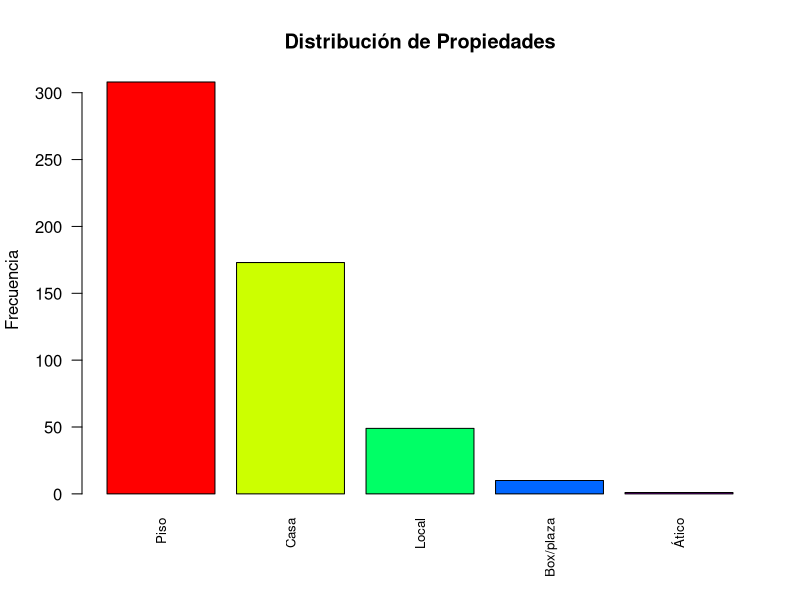
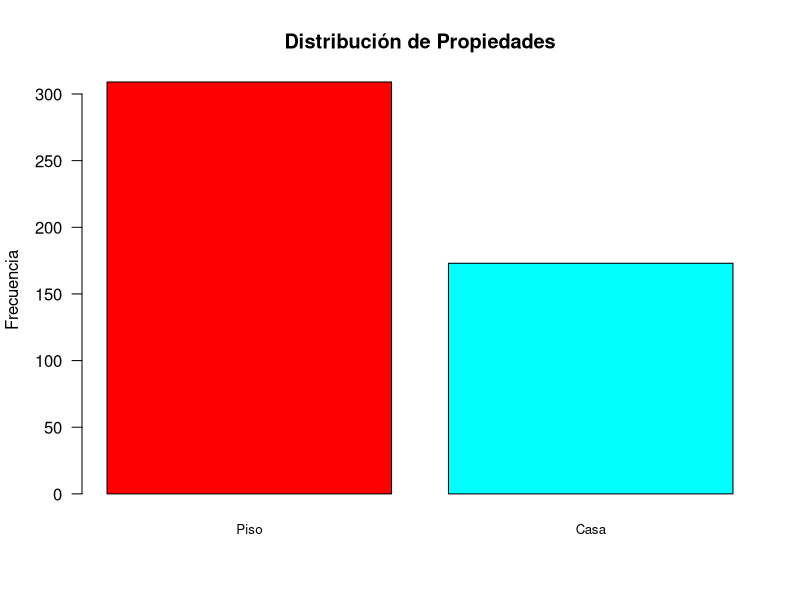
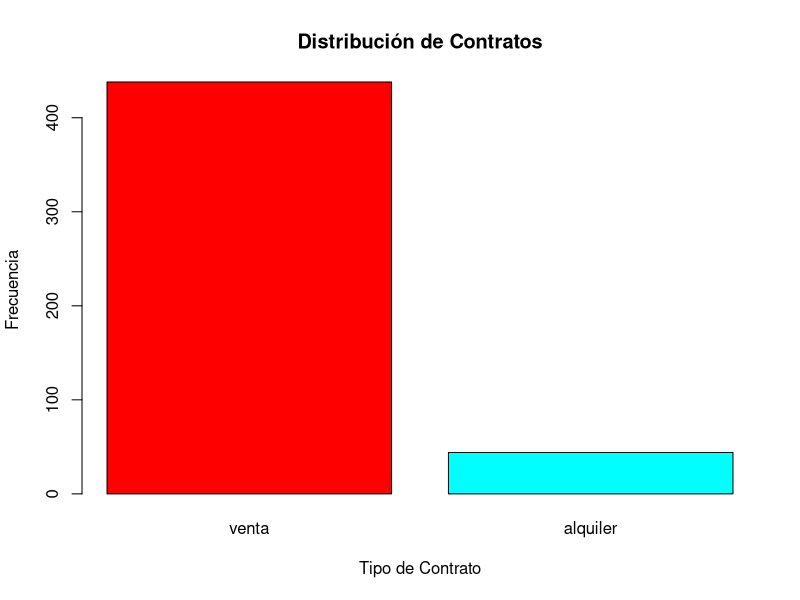
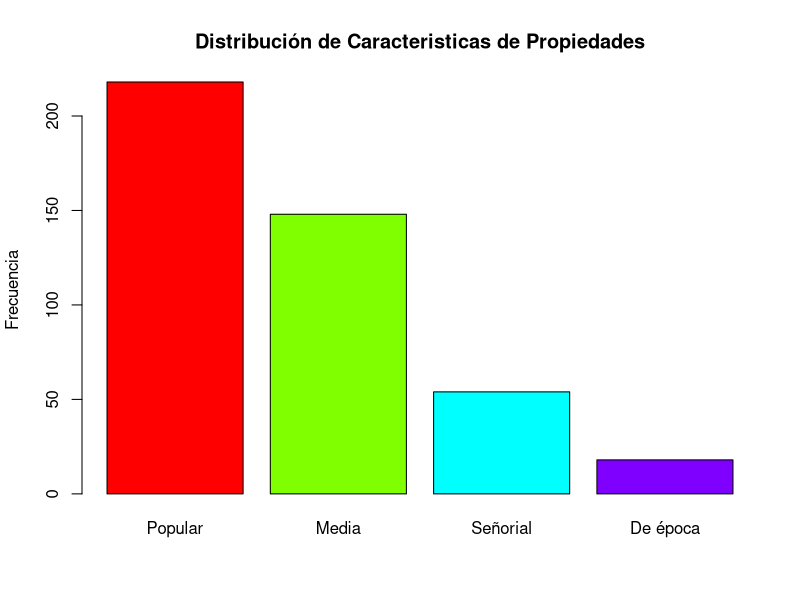
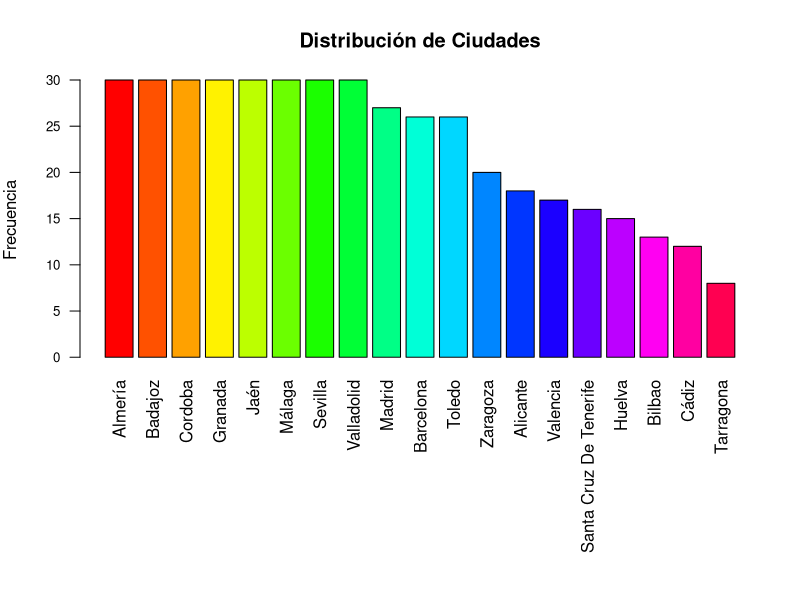
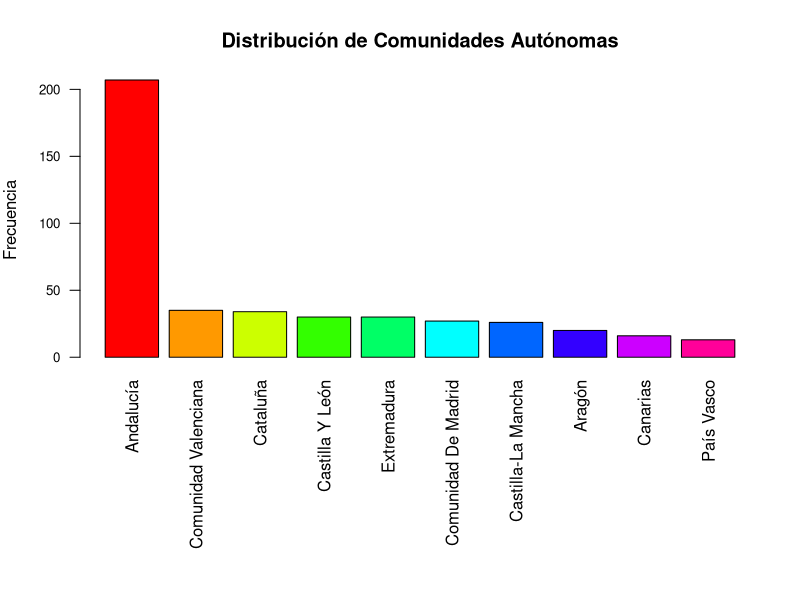
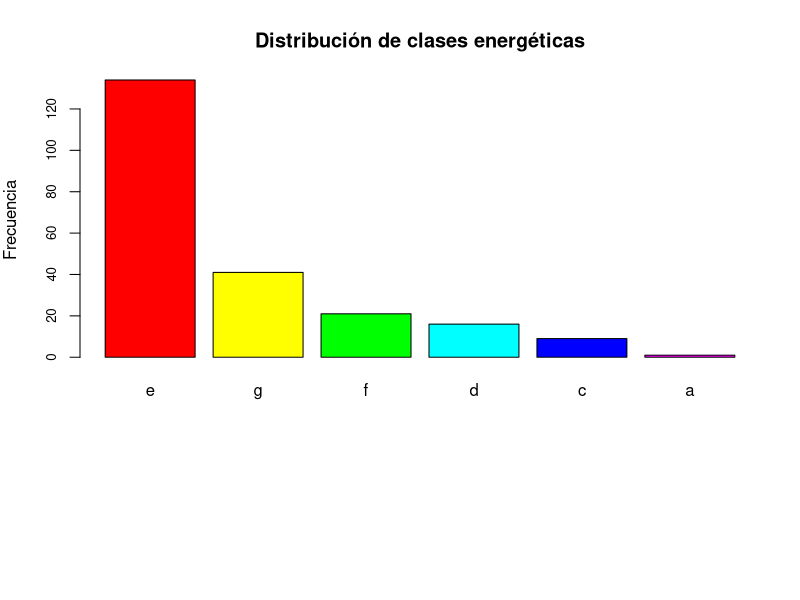
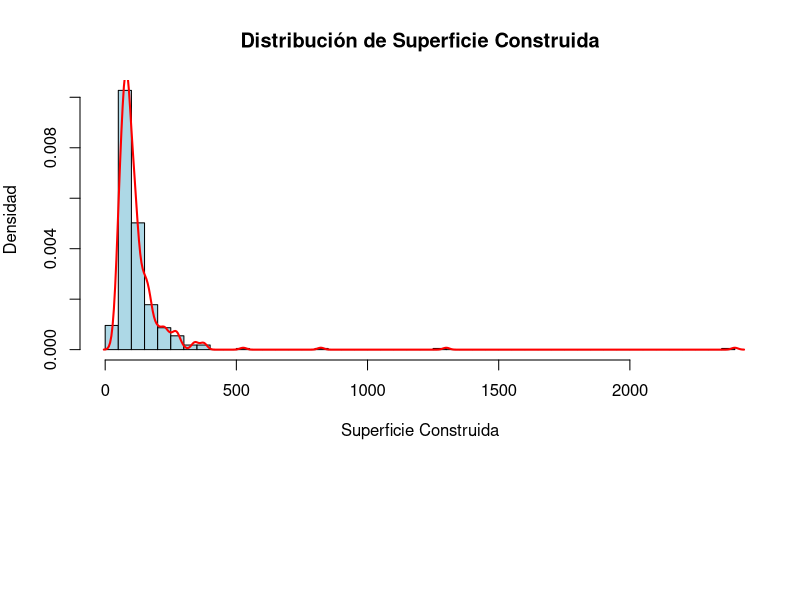

Write R code to recreate these figures, in order.
## ---- chunk 1
library(stringr)
library(skimr)
library(dplyr)
library(ggplot2)
library(fastDummies)
library(randomForest)
library(car)
library(cluster)
library(FNN)
library(dbscan)
## ---- chunk 2
properties_spain <- read.csv("../properties_Spain.csv")
## ---- chunk 3
summary(properties_spain)
## ---- chunk 4
nrow(unique(properties_spain))
## ---- chunk 5
properties_spain$Bathrooms <- as.factor(str_extract(properties_spain$Bathrooms, "\\d+"))
properties_spain$Bedrooms <- as.factor(str_extract(properties_spain$Bedrooms, "\\d+"))
properties_spain$Energy_Consumption <- as.numeric(str_extract(properties_spain$Energy_Consumption, "\\d+"))
properties_spain$Publish_date <- as.Date(properties_spain$Publish_date)
## ---- chunk 6
Property <- sapply(properties_spain$title, function(x) strsplit(x, " ")[[1]][1])
properties_spain$Property <- as.data.frame(Property)
## ---- chunk 7
properties_spain <- subset(properties_spain, select = -c(item, url, title))
## ---- chunk 8
properties_spain <- as.data.frame(lapply(properties_spain, function(x) {
  x[x == ""] <- NA
  return(x)
}))
## ---- chunk 9
skim(properties_spain)
## ---- chunk 10
frecuencias <- sort(table(properties_spain$Property), decreasing = TRUE)
frecuencias
## ---- chunk 11
colores <- rainbow(length(frecuencias))

barplot(frecuencias, 
        main = "Distribución de Propiedades", 
        ylab = "Frecuencia", 
        col = colores,
        las = 2,       
        cex.names = 0.8)

## ---- chunk 12
properties_spain <- properties_spain %>%
                      mutate(Property = ifelse(Property == "Ático", "Piso", Property))
properties_spain <- properties_spain[properties_spain$Property != "Local" & properties_spain$Property != "Box/plaza",]
## ---- chunk 13
frecuencias <- sort(table(properties_spain$Property), decreasing = TRUE)
frecuencias
## ---- chunk 14
colores <- rainbow(length(frecuencias))

barplot(frecuencias, 
        main = "Distribución de Propiedades", 
        ylab = "Frecuencia", 
        col = colores,
        las = 1,       
        cex.names = 0.8)

## ---- chunk 15
properties_spain$Property <- as.factor(properties_spain$Property)
## ---- chunk 16
frecuencias <- sort(table(properties_spain$Contrat), decreasing = TRUE)
frecuencias
## ---- chunk 17
colores <- rainbow(length(frecuencias))

barplot(frecuencias, 
        main = "Distribución de Contratos", 
        xlab = "Tipo de Contrato", 
        ylab = "Frecuencia", 
        col = colores
        )

## ---- chunk 18
properties_spain_sell <- subset(properties_spain[properties_spain$Contrat == "venta",], select = -c(Contrat))
properties_spain_rent <- subset(properties_spain[properties_spain$Contrat == "alquiler",], select = -c(Contrat))
## ---- chunk 19
frecuencias <- sort(table(properties_spain_sell$Property_Type), decreasing = TRUE)
frecuencias
## ---- chunk 20
colores <- rainbow(length(frecuencias))

barplot(frecuencias, 
        main = "Distribución de Caracteristicas de Propiedades",
        ylab = "Frecuencia", 
        col = colores
        )

## ---- chunk 21
frecuencias <- sort(table(properties_spain_sell$City), decreasing = TRUE)
frecuencias
## ---- chunk 22
colores <- rainbow(length(frecuencias))

par(mar = c(12, 4, 4, 2))
barplot(frecuencias, 
        main = "Distribución de Ciudades", 
        ylab = "Frecuencia", 
        col = colores,
        las = 2,
        cex.axis = 0.8
        )
## ---- chunk 23
frecuencias <- sort(table(properties_spain_sell$Autonomous_Community), decreasing = TRUE)
frecuencias
## ---- chunk 24
colores <- rainbow(length(frecuencias))

par(mar = c(12, 4, 4, 2))
barplot(frecuencias, 
        main = "Distribución de Comunidades Autónomas", 
        ylab = "Frecuencia", 
        col = colores,
        las = 2,
        cex.axis = 0.8
        )
## ---- chunk 25
frecuencias <- sort(table(properties_spain_sell$Energy_Class), decreasing = TRUE)
frecuencias
## ---- chunk 26
colores <- rainbow(length(frecuencias))


barplot(frecuencias, 
        main = "Distribución de clases energéticas", 
        ylab = "Frecuencia", 
        col = colores,
        cex.axis = 0.8
        )

## ---- chunk 27
properties_spain_sell <- subset(properties_spain_sell, select = -Energy_Class)
## ---- chunk 28
properties_spain_sell <- subset(properties_spain_sell, select = -c(Zone, Street, Country))
## ---- chunk 29
sort(table(properties_spain_sell$Heating), decreasing = TRUE)
## ---- chunk 30
sort(table(properties_spain_sell$Elevator), decreasing = TRUE)
## ---- chunk 31
properties_spain_sell <- subset(properties_spain_sell, select = -c(Heating, Elevator))
## ---- chunk 32
sort(table(properties_spain_sell$Floor), decreasing = TRUE)
## ---- chunk 33
properties_spain_sell <- subset(properties_spain_sell, select = -c(Floor))
## ---- chunk 34
properties_spain_sell <- subset(properties_spain_sell, select = -c(Reference))
## ---- chunk 35
properties_spain_sell <- subset(properties_spain_sell, select = -c(Publish_date))
## ---- chunk 36
summary(properties_spain_sell$Energy_Consumption)
## ---- chunk 37
properties_spain_sell <- subset(properties_spain_sell, select = -c(Energy_Consumption))
## ---- chunk 38
variable <- properties_spain_sell$Surface

hist(variable, 
     breaks = 50,
     probability = TRUE,
     col = "lightblue",
     main = "Distribución de Superficie Construida", 
     xlab = "Superficie Construida", 
     ylab = "Densidad")

lines(density(variable, na.rm = TRUE), 
      col = "red",          
      lwd = 2)             

## ---- chunk 39
boxplot(properties_spain_sell$Surface, 
        main = "Boxplot de la superficie construida", 
        ylab = "Superficie", 
        col = "lightblue", 
        notch = TRUE)

## ---- chunk 40
properties_spain_sell <- properties_spain_sell[properties_spain_sell$Surface <= 500,]
## ---- chunk 41
variable <- properties_spain_sell$Surface

hist(variable, 
     breaks = 50,
     probability = TRUE,
     col = "lightblue",
     main = "Distribución de Superficie Construida", 
     xlab = "Superficie Construida", 
     ylab = "Densidad")

lines(density(variable, na.rm = TRUE), 
      col = "red",          
      lwd = 2)             

## ---- chunk 42
boxplot(properties_spain_sell$Surface, 
        main = "Boxplot de la superficie construida", 
        ylab = "Superficie", 
        col = "lightblue", 
        notch = TRUE)

## ---- chunk 43
summary(properties_spain_sell$Year_Construction)
## ---- chunk 44
variable <- properties_spain_sell$Year_Construction 


hist(variable, 
     breaks = 100,
     probability = TRUE,
     col = "lightblue",
     main = "Distribución de Año de Construcción", 
     xlab = "Año de Construcción", 
     ylab = "Densidad")

# Añadir la curva suavizada (density)
lines(density(variable, na.rm = TRUE), 
      col = "red",          # Color de la curva
      lwd = 2)              # Ancho de la línea

## ---- chunk 45
boxplot(properties_spain_sell$Year_Construction, 
        main = "Boxplot del Año de Construcción", 
        ylab = "Año de Construcción", 
        col = "lightblue", 
        notch = TRUE)
## ---- chunk 46
properties_spain_sell <- properties_spain_sell[!is.na(properties_spain_sell$Year_Construction),]
## ---- chunk 47
summary(properties_spain_sell$Bathrooms)
## ---- chunk 48
mode_bathrooms <- as.numeric(names(sort(table(properties_spain_sell$Bathrooms), decreasing = TRUE)[1]))

properties_spain_sell$Bathrooms[is.na(properties_spain_sell$Bathrooms)] <- mode_bathrooms
## ---- chunk 49
summary(properties_spain_sell$Bathrooms)
## ---- chunk 50
ggplot(properties_spain_sell, aes(x = Bathrooms, fill = factor(Bathrooms))) +
  geom_bar() +
  xlab("Baños") + 
  ylab("Frecuencia") +
  ggtitle("Distribución de baños por propiedad")+
  theme_minimal() +
  theme(panel.grid = element_blank(),
      axis.line = element_line(colour = "black")) + 
  scale_fill_brewer(palette = "Set3") +   
  labs(fill = "Número de Baños")
## ---- chunk 51
summary(properties_spain_sell$Bedrooms)
## ---- chunk 52
ggplot(properties_spain_sell, aes(x = Bedrooms, fill = factor(Bedrooms))) +
  geom_bar() +
  xlab("Habitaciones") + 
  ylab("Frecuencia") +
  ggtitle("Distribución de Habitaciones por propiedad")+
  theme_minimal() +
  theme(panel.grid = element_blank(),
      axis.line = element_line(colour = "black")) + 
  scale_fill_brewer(palette = "Set3") +   
  labs(fill = "Número de Habitaciones")
## ---- chunk 53
moda <- as.numeric(names(sort(table(properties_spain_sell$Bedrooms), decreasing = TRUE)[1]))

properties_spain_sell$Bedrooms[is.na(properties_spain_sell$Bedrooms)] <- moda

properties_spain_sell$Bedrooms <- droplevels(properties_spain_sell$Bedrooms)
## ---- chunk 54
summary(properties_spain_sell$Bedrooms)
## ---- chunk 55
ggplot(properties_spain_sell, aes(x = Bedrooms, fill = factor(Bedrooms))) +
  geom_bar() +
  xlab("Habitaciones") + 
  ylab("Frecuencia") +
  ggtitle("Distribución de Habitaciones por propiedad")+
  theme_minimal() +
  theme(panel.grid = element_blank(),
      axis.line = element_line(colour = "black")) + 
  scale_fill_brewer(palette = "Set3") +   
  labs(fill = "Número de Habitaciones")
## ---- chunk 56
summary(properties_spain_sell$Sale_Price)
## ---- chunk 57
variable <- properties_spain_sell$Sale_Price

hist(variable, 
     breaks = 100,
     probability = TRUE,
     col = "lightblue",
     main = "Distribución del Precio de Venta", 
     xlab = "Precio de venta", 
     ylab = "Densidad")

# Añadir la curva suavizada (density)
lines(density(variable, na.rm = TRUE), 
      col = "red",          # Color de la curva
      lwd = 2)              # Ancho de la línea

## ---- chunk 58

boxplot(properties_spain_sell$Sale_Price, 
        main = "Boxplot del Precio de Venta", 
        ylab = "Precio de Venta", 
        col = "lightblue", 
        notch = TRUE)

## ---- chunk 59
Q1 <- quantile(properties_spain_sell$Sale_Price, 0.25)
Q3 <- quantile(properties_spain_sell$Sale_Price, 0.75)
IQR_value <- IQR(properties_spain_sell$Sale_Price)

# Definir los límites inferior y superior
lower_limit <- Q1 - 1.5 * IQR_value
upper_limit <- Q3 + 1.5 * IQR_value

# Eliminar los valores atípicos (outliers)
properties_spain_sell <- properties_spain_sell[properties_spain_sell$Sale_Price >= lower_limit & properties_spain_sell$Sale_Price <= upper_limit,]
## ---- chunk 60
variable <- properties_spain_sell$Sale_Price

hist(variable, 
     breaks = 100,
     probability = TRUE,
     col = "lightblue",
     main = "Distribución del Precio de Venta", 
     xlab = "Precio de venta", 
     ylab = "Densidad")

# Añadir la curva suavizada (density)
lines(density(variable, na.rm = TRUE), 
      col = "red",          # Color de la curva
      lwd = 2)              # Ancho de la línea

## ---- chunk 61

boxplot(properties_spain_sell$Sale_Price, 
        main = "Boxplot del Precio de Venta", 
        ylab = "Precio de Venta", 
        col = "lightblue", 
        notch = TRUE)

## ---- chunk 62
ggplot(properties_spain_sell, aes(x = Property, y = Sale_Price, fill = Property)) +
  geom_boxplot(outlier.color = "red", outlier.size = 1.5) +
  scale_y_continuous(labels = scales::comma) +
  labs(
    title = "Distribución de los Precios de Venta por tipo de Inmueble a la Venta",
    x = "Inmueble",
    y = "Precio de Venta (€)",
    fill = "Inmueble"
  ) +
  theme_minimal() +
  theme(
    axis.text.x = element_text(hjust = 1), 
    plot.title = element_text(hjust = 0.5, size = 16)
  )
## ---- chunk 63
ggplot(properties_spain_sell, aes(x = Property_Type, y = Sale_Price, fill = Property_Type)) +
  geom_boxplot(outlier.color = "red", outlier.size = 1.5) +
  scale_y_continuous(labels = scales::comma) +
  labs(
    title = "Distribución de los Precios de Venta por tipo de Inmueble a la Venta",
    x = "Inmueble",
    y = "Precio de Venta (€)",
    fill = "Inmueble"
  ) +
  theme_minimal() +
  theme(
    axis.text.x = element_text(hjust = 1),
    plot.title = element_text(hjust = 0.5, size = 16)
  )
## ---- chunk 64
ggplot(properties_spain_sell, aes(x = City, y = Sale_Price, fill = City)) +
  geom_boxplot(outlier.color = "red", outlier.size = 1.5) +
  scale_y_continuous(labels = scales::comma) +
  labs(
    title = "Distribución de los Precios de Venta por Ciudad",
    x = "Ciudad",
    y = "Precio de Venta (€)",
  ) +
  theme_minimal() +
  theme(
    axis.text.x = element_text(angle = 45, hjust = 1),
    plot.title = element_text(hjust = 0.5, size = 16),
    legend.position = "none"
  )
## ---- chunk 65
ggplot(properties_spain_sell, aes(x = Autonomous_Community, y = Sale_Price, fill = Autonomous_Community)) +
  geom_boxplot(outlier.color = "red", outlier.size = 1.5) +
  scale_y_continuous(labels = scales::comma) +
  labs(
    title = "Distribución de los Precios de Venta por Comunidad Autónoma",
    x = "Ciudad",
    y = "Precio de Venta (€)",
  ) +
  theme_minimal() +
  theme(
    axis.text.x = element_text(angle = 45, hjust = 1),
    plot.title = element_text(hjust = 0.5, size = 16),
    legend.position = "none"
  )
## ---- chunk 66
ggplot(properties_spain_sell, aes(x = Surface, y = Sale_Price)) +
  geom_point(alpha = 0.5, color = "blue") + 
  geom_smooth(method = "lm", formula = y ~ x, color = "red", se = FALSE) + 
  labs(
    title = "Precio de Venta en función de la Superficie Construida",
    x = expression("Superficie Construida (m"^2*")"),
    y = "Precio de Venta (€)"
  ) +
  theme_minimal()
## ---- chunk 67
ggplot(properties_spain_sell, aes(x = Year_Construction, y = Sale_Price)) +
  geom_point(alpha = 0.5, color = "blue") + 
  labs(
    title = "Precio de Venta en función del Año de Construcción",
    x = "Año de Construcción",
    y = "Precio de Venta (€)"
  ) +
  theme_minimal()
## ---- chunk 68
ggplot(properties_spain_sell, aes(x = Bathrooms, y = Sale_Price, fill = Bathrooms)) +
  geom_boxplot(outlier.color = "red", outlier.size = 1.5) +
  scale_y_continuous(labels = scales::comma) +
  labs(
    title = "Distribución de los Precios de Venta por cantidad de Baños en el Inmueble",
    x = "Nº de Baños",
    y = "Precio de Venta (€)",
    fill = "Baños"
  ) +
  theme_minimal() +
  theme(
    axis.text.x = element_text(hjust = 1), 
    plot.title = element_text(hjust = 0.5, size = 16)
  )
## ---- chunk 69
ggplot(properties_spain_sell, aes(x = Bedrooms, y = Sale_Price, fill = Bedrooms)) +
  geom_boxplot(outlier.color = "red", outlier.size = 1.5) +
  scale_y_continuous(labels = scales::comma) +
  labs(
    title = "Distribución de los Precios de Venta por números de Habitaciones en el Inmueble",
    x = "Nº de Habitaciones",
    y = "Precio de Venta (€)",
    fill = "Habitaciones"
  ) +
  theme_minimal() +
  theme(
    axis.text.x = element_text(hjust = 1), 
    plot.title = element_text(hjust = 0.5, size = 16)
  )
## ---- chunk 70
properties_spain_sell <- subset(properties_spain_sell, select = -c(City))
## ---- chunk 71
skim(properties_spain_sell)
## ---- chunk 72
properties_spain_sell$Bathrooms <- droplevels(properties_spain_sell$Bathrooms)
## ---- chunk 73
properties_spain_encoded <- dummy_cols(properties_spain_sell, 
                                       select_columns = c("Bathrooms", "Bedrooms", "Property", "Property_Type", "Autonomous_Community"),
                                       remove_selected_columns = TRUE)

# Seleccionar las variables numéricas
numeric_vars <- properties_spain_encoded[, c("Year_Construction", "Sale_Price", "Surface")]

# Normalizar las variables
numeric_vars_scaled <- scale(numeric_vars)

# Reemplazar en el dataset
properties_spain_encoded[, c("Year_Construction", "Sale_Price", "Surface")] <- numeric_vars_scaled

## ---- chunk 74
# Aplicar PCA
pca_result <- prcomp(properties_spain_encoded, scale. = TRUE)

# Resumen de la varianza explicada
summary(pca_result)
## ---- chunk 75
# Obtener la desviación estándar de cada componente
sdev <- pca_result$sdev

# Calcular la varianza explicada (al cuadrar la desviación estándar)
var_explained <- sdev^2

# Calcular la proporción de varianza explicada
prop_var_explained <- var_explained / sum(var_explained)

# Calcular la varianza acumulada
cumulative_var_explained <- cumsum(prop_var_explained)

# Graficar la varianza acumulada
plot(cumulative_var_explained, type="b", main="Cumulative Proportion of Variance Explained",
     xlab="Principal Components", ylab="Cumulative Proportion of Variance", col="blue", pch=19)

## ---- chunk 76
# Obtener la desviación estándar de cada componente
sdev <- pca_result$sdev

# Calcular la varianza explicada (al cuadrar la desviación estándar)
var_explained <- sdev^2

# Calcular la proporción de varianza explicada
prop_var_explained <- var_explained / sum(var_explained)

plot(prop_var_explained, type="b", pch=19, col="blue", xlab="Número de componentes principales", 
     ylab="Proporción de varianza explicada", main="Gráfico de la proporción de varianza explicada")

## ---- chunk 77
pca_data <- data.frame(pca_result$x[, 1:20])
## ---- chunk 78
# Calcular la matriz de covarianza y la distancia de Mahalanobis
cov_matrix <- cov(pca_data) 

# Calcular la media de las puntuaciones de PCA
mean_data <- colMeans(pca_data)

# Calcular la distancia de Mahalanobis para cada observación
mahal_dist <- mahalanobis(pca_data, center = mean_data, cov = cov_matrix)

# Definir el umbral usando la distribución chi-cuadrada
threshold <- qchisq(0.95, df = 20) 

# Identificar los outliers
outliers <- mahal_dist > threshold

# Ver los índices de los outliers
which(outliers)
## ---- chunk 79
pca_data$outlier <- outliers
## ---- chunk 80
ggplot(pca_data, aes(x = PC1, y = PC2, color = outlier)) +
  geom_point(size = 2) +
  labs(
    title = "Visualización de Outliers en los Componentes Principales (PCA)",
    x = "Componente Principal 1 (PC1)",
    y = "Componente Principal 2 (PC2)",
    color = "Outlier"
  ) +
  theme_minimal() +
  scale_color_manual(values = c("FALSE" = "black", "TRUE" = "red"))
## ---- chunk 81
ggplot(pca_data, aes(x = PC1, y = PC3, color = outlier)) +
  geom_point(size = 2) +
  labs(
    title = "Visualización de Outliers en los Componentes Principales (PCA)",
    x = "Componente Principal 1 (PC1)",
    y = "Componente Principal 3 (PC3)",
    color = "Outlier"
  ) +
  theme_minimal() +
  scale_color_manual(values = c("FALSE" = "black", "TRUE" = "red"))
## ---- chunk 82
ggplot(pca_data, aes(x = PC2, y = PC3, color = outlier)) +
  geom_point(size = 2) +
  labs(
    title = "Visualización de Outliers en los Componentes Principales (PCA)",
    x = "Componente Principal 2 (PC2)",
    y = "Componente Principal 3 (PC3)",
    color = "Outlier"
  ) +
  theme_minimal() +
  scale_color_manual(values = c("FALSE" = "black", "TRUE" = "red"))
## ---- chunk 83
cleaned_properties <- properties_spain_sell[!outliers, ]
## ---- chunk 84
skim(cleaned_properties)
## ---- chunk 85
cleaned_properties$Bedrooms <- droplevels(cleaned_properties$Bedrooms)
## ---- chunk 86
write.csv(cleaned_properties, file = "../cleaned_properties_Spain.csv", row.names = FALSE)
## ---- chunk 87
obs_X <- subset(cleaned_properties, select = c(-Sale_Price))
obj_Y <- subset(cleaned_properties, select = c(Sale_Price))
## ---- chunk 88
obs_X_encoded <- dummy_cols(obs_X, 
                            select_columns = c("Bathrooms", "Bedrooms", "Property", "Property_Type", "Autonomous_Community"),
                            remove_first_dummy = TRUE,  
                            remove_selected_columns = TRUE)

# Seleccionar las variables numéricas
numeric_vars <- obs_X_encoded[, c("Year_Construction", "Surface")]

# Normalizar las variables
numeric_vars_scaled <- scale(numeric_vars)

# Reemplazar en el dataset
obs_X_encoded[, c("Year_Construction", "Surface")] <- numeric_vars_scaled

colnames(obs_X_encoded) <- make.names(colnames(obs_X_encoded))

## ---- chunk 89
cor(obs_X_encoded)
## ---- chunk 90
data_encoded <- obs_X_encoded
data_encoded$Sale_Price <- obj_Y$Sale_Price
colnames(data_encoded) <- make.names(colnames(data_encoded))
vif(lm(Sale_Price ~ ., data = data_encoded))
## ---- chunk 91
data_encoded <- data_encoded[, !colnames(data_encoded) %in% c("Bedrooms_2", "Bedrooms_3", "Bedrooms_4", "Property_Type_Media", "Property_Type_Popular")]

obs_X_encoded <- obs_X_encoded[, !colnames(obs_X_encoded) %in% c("Bedrooms_2", "Bedrooms_3", "Bedrooms_4", "Property_Type_Media", "Property_Type_Popular")]
## ---- chunk 92
model <- lm(Sale_Price ~ ., data = data_encoded)
vif_values <- vif(model)
print(vif_values)
## ---- chunk 93
model <- lm(Sale_Price ~ ., data = data_encoded)
summary(model)
## ---- chunk 94
predicted_prices <- predict(model, newdata = data_encoded)
# Calcular el RMSE
actual_prices <- cleaned_properties$Sale_Price
rmse_lm <- sqrt(mean((actual_prices - predicted_prices)^2))
print(paste("RMSE para la regresión lineal:", rmse_lm))
## ---- chunk 95
ggplot(data = data_encoded, aes(x = actual_prices, y = predicted_prices)) +
  geom_point(alpha = 0.6) +
  geom_abline(slope = 1, intercept = 0, color = "red") +
  xlab("Precios reales") +
  ylab("Precios predichos") +
  ggtitle("Comparación de precios reales vs. predichos") +
  theme_minimal()
## ---- chunk 96
# Función personalizada para explorar ntree y mtry
results <- data.frame()

for (ntree in c(500, 1000, 1500, 2000, 2500)) {
  for (mtry in c(5, 10, 15)) {
    rf_model <- randomForest(Sale_Price ~ ., data = data_encoded, ntree = ntree, mtry = mtry)
    rmse <- sqrt(mean((predict(rf_model, data_encoded) - data_encoded$Sale_Price)^2))
    r_squared <- 1 - sum((predict(rf_model, data_encoded) - data_encoded$Sale_Price)^2) / 
                       sum((mean(data_encoded$Sale_Price) - data_encoded$Sale_Price)^2)
    results <- rbind(results, data.frame(ntree, mtry, RMSE = rmse, R2 = r_squared))
  }
}

# Ver los resultados
print(results)

# Elegir los mejores parámetros
best_params <- results[which.min(results$RMSE), ]
print(best_params)

## ---- chunk 97
set.seed(42)

train_index <- sample(1:nrow(obs_X_encoded), 0.8 * nrow(obs_X_encoded))
train_data <- obs_X_encoded[train_index, ]
test_data <- obs_X_encoded[-train_index, ]

# Variables objetivo para entrenamiento y prueba
train_target <- obj_Y$Sale_Price[train_index]
test_target <- obj_Y$Sale_Price[-train_index]
## ---- chunk 98
# Entrenar el modelo
rf_model <- randomForest(Sale_Price ~ ., data = data_encoded, ntree = 2000, mtry = 15, importance = TRUE)

# Predecir en los datos de prueba
predictions <- predict(rf_model, newdata = test_data)

# Calcular métricas de rendimiento
rmse <- sqrt(mean((predictions - test_target)^2))
r_squared <- 1 - sum((predictions - test_target)^2) / sum((mean(test_target) - test_target)^2)

cat("RMSE:", rmse, "\n")
cat("R²:", r_squared, "\n")

# Evaluar importancia de variables
importance(rf_model)


## ---- chunk 99
predicted_prices <- predict(rf_model, newdata = test_data)

ggplot(data = data.frame(Actual = test_target, Predicted = predicted_prices), aes(x = Actual, y = Predicted)) +
  geom_point(alpha = 0.6, color = "blue") +
  geom_abline(slope = 1, intercept = 0, color = "red", linetype = "dashed") +
  labs(title = "Valores Reales vs Predichos",
       x = "Valor Real",
       y = "Valor Predicho") +
  theme_minimal()
## ---- chunk 100
# Calcular la suma de las distancias intra-clúster (inertia) para diferentes k
wss <- sapply(1:15, function(k) {
  kmeans(obs_X_encoded, centers = k, nstart = 25)$tot.withinss
})

# Graficar el método del codo
plot(1:15, wss, type = "b", pch = 19, frame = FALSE,
     xlab = "Número de Clústeres (k)", ylab = "Suma de Cuadrados Intra-Clúster (WSS)")
## ---- chunk 101
predictors <- obs_X_encoded

# Probar diferentes valores de k y calcular la silueta promedio
sil_width <- sapply(2:10, function(k) {
  pam(predictors, k = k)$silinfo$avg.width
})

# Graficar el coeficiente de silueta
plot(2:10, sil_width, type = "b", pch = 19, frame = FALSE,
     xlab = "Número de Clústeres (k)", ylab = "Coeficiente de Silueta")
## ---- chunk 102
k = 4

kmeans_model <- kmeans(predictors, centers = k, nstart = 25)

# Agregar los clústeres al dataset original
predictors$Cluster <- kmeans_model$cluster
## ---- chunk 103
table(kmeans_model$cluster)
## ---- chunk 104
aggregate(predictors[, -ncol(predictors)], by = list(Cluster = predictors$Cluster), FUN = mean)
## ---- chunk 105
# Visualizar los clústeres en 2D
ggplot(predictors, aes(x = Surface, y = Year_Construction, color = factor(Cluster))) +
  geom_point() +
  labs(color = "Cluster") +
  theme_minimal()
## ---- chunk 106
aggregate(obj_Y$Sale_Price, by = list(Cluster = predictors$Cluster), FUN = mean)
## ---- chunk 107
predictors <- obs_X_encoded
## ---- chunk 108
dbscan_model <- dbscan(predictors, eps = 1, minPts = 5)

print(dbscan_model)

predictors$Cluster <- dbscan_model$cluster

## ---- chunk 109
# Valores de `eps` y `minPts` a probar
eps_values <- seq(0.02, 2, by = 0.02)  # Cambia según el rango esperado de `eps`
minPts_values <- c(5, 10, 15, 20)       # Cambia según el dataset

# Dataframe para almacenar resultados
results <- data.frame(
  eps = numeric(0),
  minPts = numeric(0),
  clusters = integer(0),
  noise_points = integer(0)
)

# Iterar sobre los valores
for (eps in eps_values) {
  for (minPts in minPts_values) {
    predictors <- obs_X_encoded
    # Aplicar DBSCAN
    dbscan_model <- dbscan(predictors, eps = eps, minPts = minPts)
    
    # Contar número de clústeres (excluyendo el ruido, que es cluster 0)
    num_clusters <- length(unique(dbscan_model$cluster[dbscan_model$cluster > 0]))
    
    # Contar puntos de ruido
    noise_points <- sum(dbscan_model$cluster == 0)
    
    # Guardar resultados
    results <- rbind(
      results,
      data.frame(
        eps = eps,
        minPts = minPts,
        clusters = num_clusters,
        noise_points = noise_points
      )
    )
  }
}
## ---- chunk 110
ggplot(results, aes(x = eps, y = clusters, color = factor(minPts))) +
  geom_line() +
  geom_point() +
  labs(
    title = "Número de clústeres vs. eps y minPts",
    x = "eps",
    y = "Número de clústeres",
    color = "minPts"
  ) +
  theme_minimal()
## ---- chunk 111
ggplot(results, aes(x = eps, y = noise_points, color = factor(minPts))) +
  geom_line() +
  geom_point() +
  labs(
    title = "Número de puntos de ruido vs. eps y minPts",
    x = "eps",
    y = "Número de puntos de ruido",
    color = "minPts"
  ) +
  theme_minimal()

## ---- chunk 112
results_filtered <- results[results$clusters > 2,]
# Ver los resultados
min <- min(results_filtered$noise_points)
optimal_config <- results_filtered[results_filtered$noise_points == min,]
print(optimal_config)
## ---- chunk 113
optimal_eps <- optimal_config$eps[1]
optimal_minPts <- optimal_config$minPts[1]

dbscan_model <- dbscan(predictors, eps = optimal_eps, minPts = optimal_minPts)
print(dbscan_model)
## ---- chunk 114
predictors$Cluster <- dbscan_model$cluster

ggplot(predictors, aes(x = Surface, y = Year_Construction, color = factor(Cluster))) +
  geom_point() +
  labs(color = "Cluster") +
  theme_minimal()
## ---- chunk 115
aggregate(obj_Y$Sale_Price, by = list(Cluster = predictors$Cluster), FUN = mean)
## ---- chunk 116
cleaned_properties$Sale_m2 = cleaned_properties$Sale_Price / cleaned_properties$Surface 
## ---- chunk 117
cleaned_properties %>%
  group_by(Property) %>%
  summarize(
    Mean_Sale_m2 = mean(Sale_m2, na.rm = TRUE),
    SD_Sale_m2 = sd(Sale_m2, na.rm = TRUE),
    Median_Sale_m2 = median(Sale_m2, na.rm = TRUE),
    Robust_SD_Sale_m2 = mad(Sale_m2, na.rm = TRUE) # Desviación estándar robusta
  )
## ---- chunk 118
limitValue = 1.5
alpha = 0.05
  
array1 <- cleaned_properties$Sale_m2[cleaned_properties$Property == "Piso"]
array2 <- cleaned_properties$Sale_m2[cleaned_properties$Property == "Casa"]

array1 <- na.omit(array1)
array2 <- na.omit(array2)

# Comprobar la normalidad de las muestras
shapiro_p1 <- shapiro.test(array1)$p.value
shapiro_p2 <- shapiro.test(array2)$p.value

# Interpretar resultados de normalidad
normality_message <- if (shapiro_p1 > 0.05 & shapiro_p2 > 0.05) {
  "Ambas muestras siguen una distribución normal."
} else {
  "Al menos una de las muestras no sigue una distribución normal."
}

print(c(shapiro_p1, shapiro_p2, normality_message))
## ---- chunk 119
if (shapiro_p1 > 0.05 | shapiro_p2 > 0.05) {
  
  # Aqui comprobamos la homoscedasticidad 
  # para saber si hay que operar con varianzas iguales o no.
    mean1 <- mean(array1); n1 <- length(array1); sd1 <- sd(array1) 
    mean2 <- mean(array2); n2 <- length(array2); sd2 <- sd(array2)
      
    fobs <- sd1^2/sd2^2
      
    # Valores mínimo y máximo y p-valor para la distribución t de Student
      
    fcritL <- qf(alpha/2, df1 = n1-1, df2 = n2-2)
    fcritU <- qf(1-alpha/2, df1 = n1-1, df2 = n2-2)
      
    pvalue_sd <- min(pf(fobs, df1 = n1-1, df2 = n2-2, lower.tail = FALSE), 
                      pf(fobs, df1 = n1-1, df2 = n2-2))*2
      
    
    # Después de calcular el pvalue_sd hay 2 opciones. 
      # 1º p < alpha: No hay varianzas iguales. 
      # 2º p > alpha: Hay varianzas iguales.
    # En función se hace un cálculo u otro del valor t observado
     
    if (pvalue_sd > alpha){
      
      S_value = sqrt(((n1-1)*sd1^2+(n2-1)*sd2^2)/(n1+n2-2))
      tobs = (mean1 - mean2)/(S_value*sqrt((1/n1)+(1/n2))) 
      
    } else{
      
      tobs = (mean1 - mean2)/(sqrt((sd1^2/n1)+(sd2^2/n2))) 
      
    }
    
    # Valores mínimo y máximo y p-valor para la distribución t de Student
    
    tcritL <- qt(alpha/2, n1+n2-2)
    tcritU <- qt(1-alpha/2, n1+n2-2)
    
    pvalue_mean <- pt(abs(tobs), df=n1+n2-2, lower.tail = FALSE)*2
    
    # Una vez obtenido el p-valor de la media, podemos obtener un pequeño mensaje
    # que nos permita saber si se cumple la hipótesis nula o no.
    
    if (pvalue_mean > alpha){
      
      message = "No hay diferencias significativas"
      
    } else{
      
      message = "Hay diferencias significativas"
      
    }
    
    # Se nos devuelve el valor observado, el valor cítico, el p-valor y el mensaje
    
    print(c(round(c(tobs, tcritU, pvalue_mean),3), message))
    
} else {
    wilcox.test(array1, array2, alternative = "two.sided")
}

## ---- chunk 120

ggplot(cleaned_properties, aes(x = Property, y = Sale_m2, fill = Property)) +
  geom_boxplot(outlier.color = "red", outlier.shape = 16, outlier.size = 2, alpha = 0.7) +
  labs(
    title = "Distribución del Precio por Metro Cuadrado",
    x = "Tipo de Propiedad",
    y = "Precio por m²"
  ) +
  theme_minimal() +
  theme(
    plot.title = element_text(hjust = 0.5, size = 16),
    axis.title.x = element_text(size = 14),
    axis.title.y = element_text(size = 14),
    legend.position = "none"
  ) +
  scale_fill_manual(values = c("Piso" = "#56B4E9", "Casa" = "#E69F00"))
